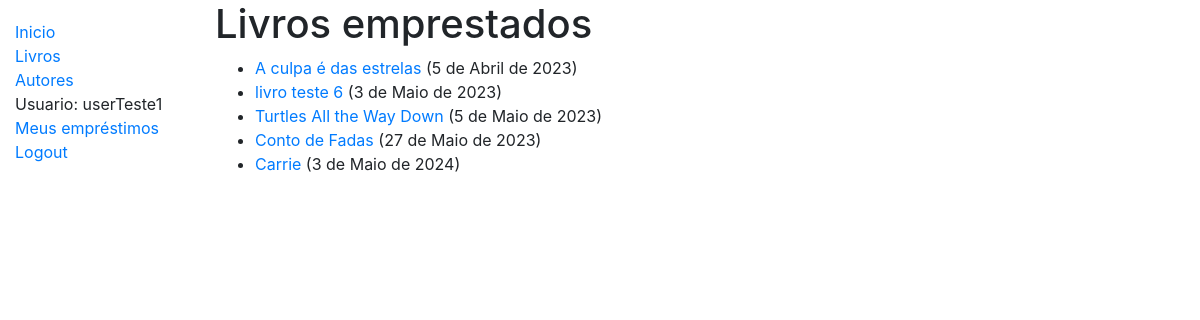
Page /catalogos/meusLivros/ (signed in) on the committed database.
### catalogos/models.py (models this page shows, shortened)
class LivroFisico(models.Model):
    id = models.UUIDField(primary_key=True, default=uuid.uuid4, help_text='ID exclusivo para este livro específico.')
    livro = models.ForeignKey('Livro', on_delete=models.SET_NULL, null=True)
    publicacao = models.CharField(max_length=200)
    dataDevolucao= models.DateField(null=True, blank=True)
    mutuario = models.ForeignKey(User, on_delete=models.SET_NULL, null=True, blank=True)
    SituacaoEmprestimo = (
        ('m', 'Manutenção'),
        ('e', 'Emprestado'),
        ('d', 'Disponivel'),
        ('r', 'Reservado'),
    )
    status = models.CharField(
        max_length=1,
        choices=SituacaoEmprestimo,
        blank=True,
        default='m',
        help_text='Disponibilidade do livro:',
    )
    class Meta:
        ordering = ['dataDevolucao']
        permissions = (("fazerDevolucao", "definir livro como devolvido"),("verEmprestimos"," ver todos os emprestimos"),("acessoBibliotecario","acesso bibliotecario"))

class Livro(models.Model):
    titulo = models.CharField(max_length=200, verbose_name="Titulo do livro"    )
    autor = models.ForeignKey('Autor', on_delete=models.SET_NULL, null=True)
    sumario = models.TextField(max_length=1000, help_text='digite uma breve descrição do livro')
    isbn = models.CharField('ISBN', max_length=13, help_text='13 caracteres <a href="https://www.isbn-international.org/content/what-isbn">ISBN number</a>')
    genero = models.ManyToManyField(Genero, help_text='selecione o(s) genero(s) do livro')
    idioma = models.ForeignKey('Idioma', on_delete=models.SET_NULL, null=True)
    def display_genero(self):
        return ', '.join(genero.nome for genero in self.genero.all()[:3])
    display_genero.short_description = 'Genero'

### catalogos/views.py (the view)
# urls.py: path('meusLivros/', views.EmprestimoPorUsuarioListView.as_view(), name='meus-emprestimos'),
class EmprestimoPorUsuarioListView(LoginRequiredMixin, generic.ListView):
    model = LivroFisico
    template_name = 'catalogos/listaMutuarioLivro.html'
    paginate_by = 10
    def get_queryset(self):
        return LivroFisico.objects.filter(mutuario=self.request.user).filter(status__exact='e').order_by('dataDevolucao')

### catalogos/templates/catalogos/listaMutuarioLivro.html
{% extends "base.html" %}
{% block content %}
    <h1>Livros emprestados</h1>
    {% if livrofisico_list %}
    <ul>
      {% for livrof in livrofisico_list %}
      <li class="{% if livrof.esta_atrasado %}text-danger{% endif %}">
        <a href="{% url 'livro-detalhe' livrof.livro.pk %}">{{livrof.livro.titulo}}</a> ({{ livrof.dataDevolucao }})
      </li>
      {% endfor %}
    </ul>
    {% else %}
      <p>Não há livros emprestados.</p>
    {% endif %}
{% endblock %}

### catalogos/templates/base.html (shortened to what this page needs)
<!DOCTYPE html>
<html lang="pt-BR">
<head>
  <link rel="stylesheet" href="https://stackpath.bootstrapcdn.com/bootstrap/4.1.3/css/bootstrap.min.css">
  {% load static %}
  <link rel="stylesheet" href="{% static 'css/styles.css' %}">
</head>
<body>
  <div class="container-fluid">
    <div class="row">
      <div class="col-sm-2">
      {% block sidebar %}
        <ul class="sidebar-nav">
          <li><a href="{% url 'index' %}">Inicio</a></li>
          <li><a href="{% url 'livros' %}">Livros</a></li>
          <li><a href="{% url 'autores' %}">Autores</a></li>
          {% if user.is_authenticated %}
            <li>Usuario: {{ user.get_username }}</li>
            <li><a href="{% url 'meus-emprestimos' %}">Meus empréstimos</a></li>
            <li><a href="{% url 'logout'%}?next={{request.path}}">Logout</a></li>
          {% else %}
            <li><a href="{% url 'login'%}?next={{request.path}}">Login</a></li>
          {% endif %}
        </ul>
      {% endblock %}
      </div>
      <div class="col-sm-10 ">{% block content %}{% endblock %}
      </div>
    </div>
  </div>
</body>
</html>

### catalogos/templates/static/css/styles.css (style rules this page uses)
.sidebar-nav { margin-top: 20px; padding: 0; list-style: none; }

### rows in the picture
LivroFisico: livro.titulo "A culpa é das estrelas", dataDevolucao "5 de Abril de 2023"
LivroFisico: livro.titulo "livro teste 6", dataDevolucao "3 de Maio de 2023"
LivroFisico: livro.titulo "Turtles All the Way Down", dataDevolucao "5 de Maio de 2023"
LivroFisico: livro.titulo "Conto de Fadas", dataDevolucao "27 de Maio de 2023"
LivroFisico: livro.titulo "Carrie", dataDevolucao "3 de Maio de 2024"

### other values in the picture
{{ user.get_username }} "userTeste1"
